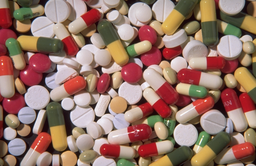
#> input picture TP4/input/medicament.png, 256 x 166 px, shrunk from 800 x 519 before the run, found by its file name
$ python tp4.py   (older library calls are emulated)
#> lines starting #> are read from the running program, lines starting #| are printed output that depends on the picture
import cv2
import numpy as np
import matplotlib.pyplot as plt

# Charger l'image
image = cv2.imread('/home/python/Image_processing/TP4/input/medicament.png')
#> image is the input picture: shape (166, 256, 3); mean B, G, R 104, 116.9, 151
if image is None:
    # Créer une image de test si l'image n'existe pas
    image = np.zeros((100, 100, 3), dtype=np.uint8)
    cv2.circle(image, (50, 50), 30, (255, 255, 255), -1)

# Convertir en niveaux de gris
gray_image = cv2.cvtColor(image, cv2.COLOR_BGR2GRAY)

# Calculer le gradient
kernel_x = np.array([[-1, 0, 1], [-1, 0, 1], [-1, 0, 1]])
kernel_y = np.array([[-1, -1, -1], [0, 0, 0], [1, 1, 1]])

gradient_x = cv2.filter2D(gray_image, cv2.CV_32F, kernel_x)
gradient_y = cv2.filter2D(gray_image, cv2.CV_32F, kernel_y)
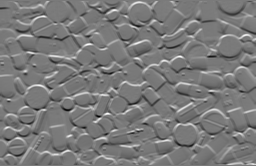
#> gradient_y: shape (166, 256) float32; min -558, max 607, mean 0.4; drawn with min black and max white
gradient_magnitude = cv2.magnitude(gradient_x, gradient_y)
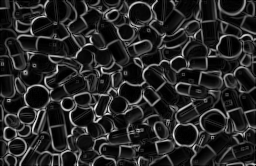
#> gradient_magnitude: shape (166, 256) float32; min 0, max 657.3, mean 99; drawn with min black and max white

# Normaliser le gradient pour l'affichage
gradient_display = cv2.normalize(gradient_magnitude, None, 0, 255, cv2.NORM_MINMAX).astype(np.uint8)

# Algorithme de ligne de partage des eaux
def watershed_algorithm(gradient_image):
    rows, cols = gradient_image.shape
    labels = np.zeros((rows + 2, cols + 2), dtype=np.int32)
    processed_mask = np.ones((rows, cols), dtype=bool)
    flat_gradient = gradient_image.flatten()
    sorted_indices = np.argsort(flat_gradient)
    current_label = 2

    for idx in sorted_indices:
        i, j = idx // cols, idx % cols
        if processed_mask[i, j]:
            processed_mask[i, j] = False
            i_ext, j_ext = i + 1, j + 1
            neighbor_labels = set()
            for ni, nj in [(i_ext-1, j_ext), (i_ext+1, j_ext),
                           (i_ext, j_ext-1), (i_ext, j_ext+1),
                           (i_ext-1, j_ext-1), (i_ext-1, j_ext+1),
                           (i_ext+1, j_ext-1), (i_ext+1, j_ext+1)]:
                if labels[ni, nj] > 1:
                    neighbor_labels.add(labels[ni, nj])
            if len(neighbor_labels) == 0:
                labels[i_ext, j_ext] = current_label
                current_label += 1
            elif len(neighbor_labels) == 1:
                labels[i_ext, j_ext] = list(neighbor_labels)[0]
            else:
                labels[i_ext, j_ext] = 0
    return labels[1:-1, 1:-1]

# Appliquer l'algorithme de ligne de partage des eaux
labels = watershed_algorithm(gradient_magnitude)
#> the loop in watershed_algorithm, `for idx in sorted_indices:` made 42496 passes
#> (idx, i, j, i_ext, j_ext) on passes 1 to 12: (95, 0, 95, 1, 96), (255, 0, 255, 1, 256), (42371, 165, 131, 166, 132), (42394, 165, 154, 166, 155), (24742, 96, 166, 97, 167), (27457, 107, 65, 108, 66), (40504, 158, 56, 159, 57), (25570, 99, 226, 100, 227), (42495, 165, 255, 166, 256), (20480, 80, 0, 81, 1), (11754, 45, 234, 46, 235), (28416, 111, 0, 112, 1)
#> (i, j, i_ext, j_ext) on passes 61 to 66: (105, 68, 106, 69), (136, 182, 137, 183), (165, 98, 166, 99), (165, 100, 166, 101), (102, 220, 103, 221), (112, 81, 113, 82)
#> after the loop in watershed_algorithm, `for idx in sorted_indices:`:
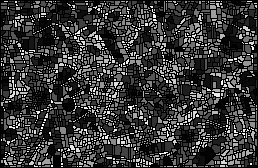
#> labels: shape (168, 258) int32; min 0, max 2712, mean 573.6; drawn with min black and max white
#> after the loop in watershed_algorithm, `for idx in sorted_indices:`: processed_mask: shape (166, 256) bool; every value is 0
#> after the loop in watershed_algorithm, `for idx in sorted_indices:`: current_label = 2713
#> in watershed_algorithm, `return labels[1:-1, 1:-1]`:
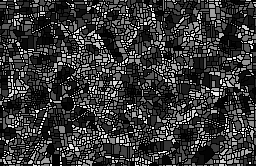
#> returned value: shape (166, 256) int32; min 0, max 2712, mean 585.1; drawn with min black and max white

# Fonction pour calculer les intensités moyennes des régions
def compute_region_means(image, labels):
    unique_labels = np.unique(labels)
    region_means = {}
    for label in unique_labels:
        if label == 0:  # Ignorer les LPE
            continue
        region_pixels = image[labels == label]
        region_means[label] = np.mean(region_pixels)
    return region_means

# Fonction pour fusionner les régions


def merge_regions(labels, region_means, threshold=20):
    rows, cols = labels.shape
    new_labels = labels.copy()
    changed = True

    while changed:
        changed = False
        # Balayage horizontal
        for i in range(rows):
            for j in range(1, cols - 1):
                p1, p2, p3 = labels[i, j - 1], labels[i, j], labels[i, j + 1]
                if p1 != 0 and p3 != 0 and p1 != p3:
                    if abs(region_means[p1] - region_means[p3]) < threshold:
                        new_labels[new_labels == p3] = p1
                        changed = True
        # Balayage vertical
        for j in range(cols):
            for i in range(1, rows - 1):
                p1, p2, p3 = labels[i - 1, j], labels[i, j], labels[i + 1, j]
                if p1 != 0 and p3 != 0 and p1 != p3:
                    if abs(region_means[p1] - region_means[p3]) < threshold:
                        new_labels[new_labels == p3] = p1
                        changed = True
        # Mettre à jour les labels et les moyennes
        labels = new_labels.copy()
        region_means = compute_region_means(gray_image, labels)
    return labels

# Calculer les intensités moyennes des régions
region_means = compute_region_means(gray_image, labels)
#> in compute_region_means, `unique_labels = np.unique(labels)`: unique_labels = 2712 values from 0 to 2712
#> the loop in compute_region_means, `for label in unique_labels:` made 2712 passes
#> region_pixels on passes 3, 4, 6: [131, 130, 122, 108], [88, 100, 139, 102, 97, 102, 104, 106, 103, 107, 107, 108], [62]
#> after the loop in compute_region_means, `for label in unique_labels:`: region_means = 2711 items
#> region_means = 2711 items

# Fusionner les régions
merged_labels = merge_regions(labels, region_means, threshold=20)
#> the loop in merge_regions, `while changed:` made 9 passes
#> pass 1, in merge_regions, `labels = new_labels.copy()`:
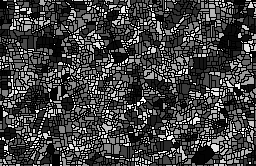
#> labels: shape (166, 256) int32; min 0, max 2711, mean 691.5; drawn with min black and max white
#> after the loop in merge_regions, `while changed:`:
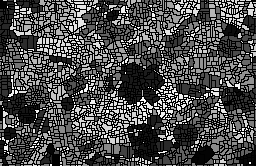
#> new_labels: shape (166, 256) int32; min 0, max 2711, mean 792.6; drawn with min black and max white

# Afficher les résultats
plt.figure(figsize=(15, 5))

plt.subplot(131)
plt.title('Image originale')
plt.imshow(cv2.cvtColor(image, cv2.COLOR_BGR2RGB))

plt.subplot(132)
plt.title('Ligne de partage des eaux')
plt.imshow(labels % 256, cmap='nipy_spectral')

plt.subplot(133)
plt.title('Après fusion des régions')
plt.imshow(merged_labels % 256, cmap='nipy_spectral')

plt.tight_layout()
plt.show()
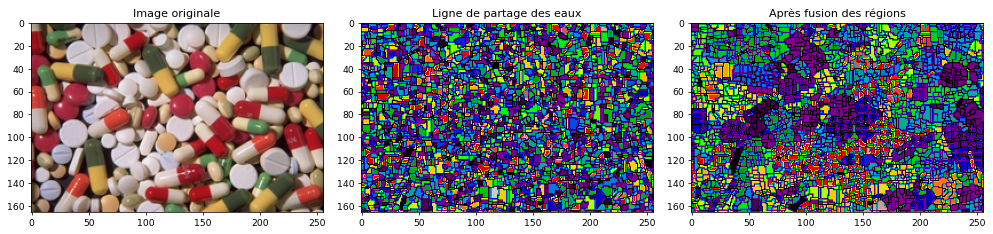
#> figure drawn by matplotlib, 3 panels

# Nombre de régions restantes
unique_labels = np.unique(merged_labels)
#> unique_labels = 616 values from 0 to 2711
num_regions = len(unique_labels) - 1  # Exclure les LPE (label 0)
#> num_regions = 615
print(f"Nombre de régions après fusion : {num_regions}")
#| Nombre de régions après fusion : 615
